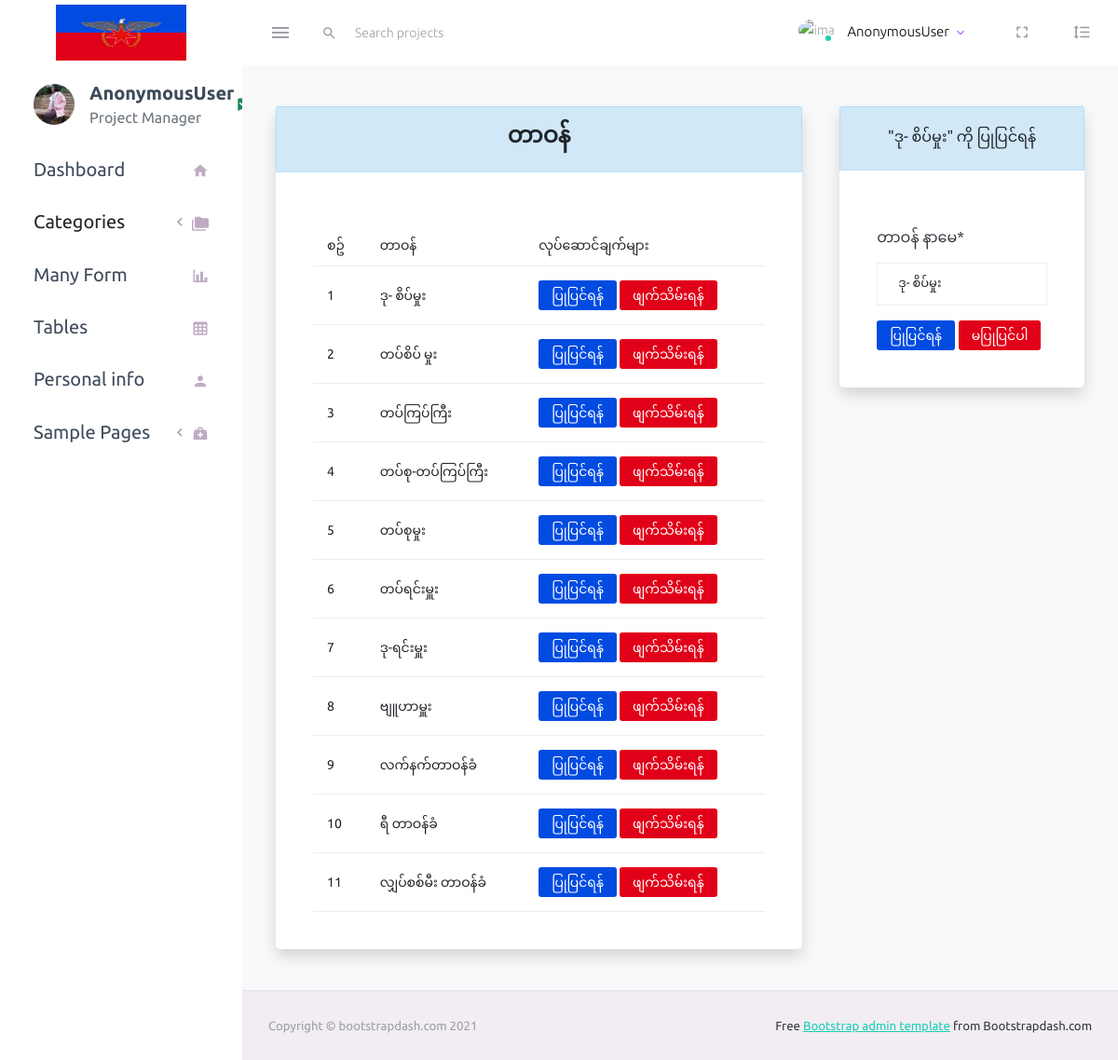
The app's page /appointment/edit/1/ with its own data.
### myapp/models.py (models this page shows, shortened)
class Appointment(models.Model):
   name = models.CharField(max_length=100)

### myapp/views.py (the view)
# urls.py: path('appointment/edit/<str:pk>/', views.change_appointment, name="appointment_edit"),
def change_appointment(request, pk):
    change = "change_appointment"
    appointments= Appointment.objects.all()
    appointment = Appointment.objects.get(id=pk)
    form = AppointmentForm(instance=appointment)
    if request.method == 'POST':
        form = AppointmentForm(request.POST, instance=appointment)
        if form.is_valid():
            form.save()
            return redirect('appointment')
    context = {
            'change':change,
            'appointment':appointment,
            'appointments':appointments,
            'form':form,
        }
    return render(request, 'category/appointment.html', context)

### myapp/forms.py
class AppointmentForm(forms.ModelForm):
   class Meta:
      model = Appointment
      fields = "__all__"
      labels = {
         'name':'တာဝန် နာမေ'
      }
      widgets = {
         'name':forms.TextInput(attrs=({'placeholder':'တာဝန် နာမေ ရိုက်ထည့်ပါ'}))
      }

### templates/category/appointment.html (shortened to what this page needs)
{% extends 'layout/master.html' %}
{% load crispy_forms_tags %}
{% block content %}
<div class="row">
     <div class="col col-md-8">
          <div class="card shadow">
            <div class="card-header text-dark alert alert-info">
               <h4 class="  text-center fs-4 fw-bold ">တာဝန်</h4>
            </div>
            <div class="card-body">
                <table class="table">
                   <thead>
                      <tr>
                         <th>စဥ်</th>
                         <th>တာဝန်</th>
                         <th>လုပ်ဆောင်ချက်များ</th>
                      </tr>
                   </thead>
                   <tbody>
                      {% for appointment in appointments %}
                      <tr>
                         <td>{{ forloop.counter }}</td>
                         <td>{{ appointment.name }}</td>
                         <td>
                            <a href="{% url 'appointment_edit' appointment.id %}" class="btn btn-sm text-white" style="background-color: #014be1;">ပြုပြင်ရန်</a>
                            <a href="{% url 'appointment_delete' appointment.id %}" class="btn btn-sm text-white" style="background-color: #e10019;">ဖျက်သိမ်းရန်</a>
                         </td>
                      </tr>
                      {% endfor %}
                   </tbody>
                </table>
             </div>
          </div>
     </div>
{% if add == 'add_appointment' %}
<div class="col col-md-4">
     <div class="card shadow">
         <div class="card-header text-dark alert alert-info">
            <p class="fs-5  text-center  fw-bold"> တာဝန် ကို ပေါင်းထည့်ပါ</p>
         </div>
        <div class="card-body">
           <form action="" method="POST">
              {% csrf_token %}
              {{form.name|as_crispy_field}}
                 <button type="submit" class="btn btn-sm text-white" style="background-color: #014be1;">သိမ်းဆည်းရန်</button>
                 <button type="reset" class="btn btn-sm  text-white" style="background-color: #e10019;">မသိမ်းပါ</button>
           </form>
        </div>
     </div>
</div>
{% else %}
<div class="col col-md-4">
   <div class="card shadow">
      <div class="card-header text-dark text-center alert alert-info" >
      "{{ appointment.name }}" ကို ပြုပြင်ရန်
      </div>
      <div class="card-body">
         <form action="" method="POST">
            {{form.name|as_crispy_field }}
               <button type="submit" class="btn btn-sm text-white" style="background-color: #014be1;">ပြုပြင်ရန်</button>
               <button type="reset" class="btn btn-sm text-white" onclick="history.back()" style="background-color: #e10019;">မပြုပြင်ပါ</button>
         </form>
      </div>
   </div>
</div>
{% endif %}
</div>
{% endblock %}

### records on screen
Appointment: name "ဒု- စိပ်မှုး"
Appointment: name "တပ်စိပ် မှုး"
Appointment: name "တပ်ကြပ်ကြီး"
Appointment: name "တပ်စု-တပ်ကြပ်ကြီး"
Appointment: name "တပ်စုမှုး"
Appointment: name "တပ်ရင်းမှူး"
Appointment: name "ဒု-ရင်းမှူး"
Appointment: name "ဗျူဟာမှူး"
Appointment: name "လက်နက်တာဝန်ခံ"
Appointment: name "ရီ တာဝန်ခံ"
Appointment: name "လျှပ်စစ်မီး တာဝန်ခံ"

### other values on screen
{{ request.user }} "AnonymousUser"
